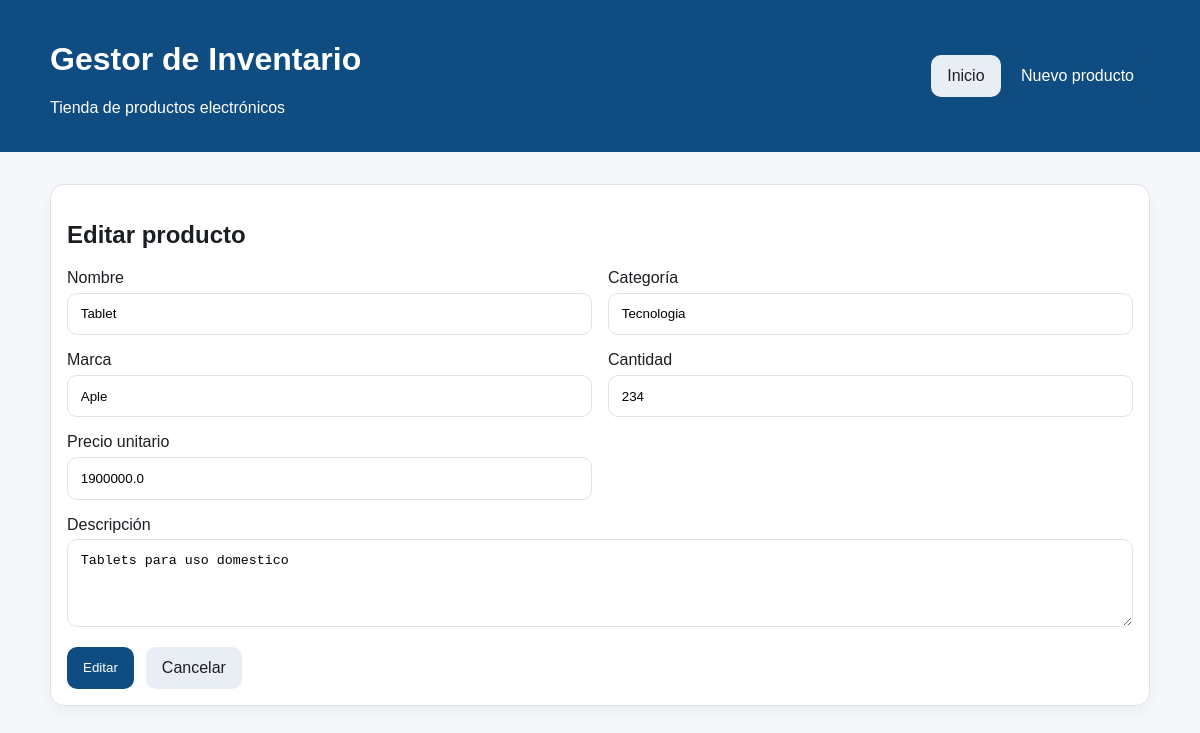
The app's page /editar/3 with its own data.
### tables this page shows
CREATE TABLE productos (
                id INTEGER PRIMARY KEY AUTOINCREMENT,
                nombre TEXT NOT NULL,
                categoria TEXT NOT NULL,
                marca TEXT NOT NULL,
                cantidad INTEGER NOT NULL CHECK(cantidad >= 0),
                precio REAL NOT NULL CHECK(precio >= 0),
                descripcion TEXT,
                created_at TIMESTAMP DEFAULT CURRENT_TIMESTAMP
            );

### app.py (the view, shortened to what this page needs)
@app.route("/editar/<int:product_id>", methods=["GET", "POST"])
def editar_producto(product_id: int) -> str:
    producto = get_product(product_id)
    if producto is None:
        flash("El producto solicitado no existe.", "error")
        return redirect(url_for("index"))
    return render_template("form.html", producto=producto, accion="Editar")

### app.py (called while the page is built)
def get_db() -> sqlite3.Connection:
    if "db" not in g:
        g.db = sqlite3.connect(app.config["DATABASE"])
        g.db.row_factory = sqlite3.Row
    return g.db

def get_product(product_id: int) -> sqlite3.Row | None:
    db = get_db()
    return db.execute("SELECT * FROM productos WHERE id = ?", (product_id,)).fetchone()

@app.context_processor
def inject_helpers() -> dict[str, Any]:
    return {
        "iva_rate": IVA_RATE,
        "precio_con_iva": lambda precio: round(precio * (1 + IVA_RATE), 2),
        "valor_total": lambda cantidad, precio: round(cantidad * precio, 2),
    }

### templates/form.html (shortened to what this page needs)
{% extends 'base.html' %}
{% block content %}
<section class="card form-card">
    <h2>{{ accion }} producto</h2>
    <form method="post" class="grid-form">
        <label>
            Nombre
            <input type="text" name="nombre" value="{{ producto.nombre }}" required>
        </label>
        <label>
            Categoría
            <input type="text" name="categoria" value="{{ producto.categoria }}" required>
        </label>
        <label>
            Marca
            <input type="text" name="marca" value="{{ producto.marca }}" required>
        </label>
        <label>
            Cantidad
            <input type="number" name="cantidad" min="0" value="{{ producto.cantidad }}" required>
        </label>
        <label>
            Precio unitario
            <input type="number" name="precio" min="0" step="0.01" value="{{ producto.precio }}" required>
        </label>
        <label class="full-width">
            Descripción
            <textarea name="descripcion" rows="4">{{ producto.descripcion }}</textarea>
        </label>
        <div class="full-width button-row">
            <button type="submit" class="btn">{{ accion }}</button>
            <a href="{{ url_for('index') }}" class="btn btn-light">Cancelar</a>
        </div>
    </form>
</section>
{% endblock %}

### static/styles.css (style rules this page uses)
:root { --primary: #0f4c81; --secondary: #1b1f24; --bg: #f5f7fb; --surface: #ffffff; --border: #dce3ed; --success: #dff5e6; --error: #ffe0e0; --warning: #fff2d8; }
* { box-sizing: border-box; }
body { margin: 0; font-family: Arial, Helvetica, sans-serif; background: var(--bg); color: var(--secondary); }
.card { background: var(--surface); border: 1px solid var(--border); border-radius: 14px; padding: 1rem; margin-bottom: 1rem; box-shadow: 0 8px 18px rgba(0,0,0,.04); }
.btn { display: inline-block; background: var(--primary); color: white; text-decoration: none; border: none; border-radius: 10px; padding: .75rem 1rem; cursor: pointer; }
.btn-light { background: #e9eef5; color: var(--secondary); }
input, textarea { width: 100%; padding: .8rem; border: 1px solid var(--border); border-radius: 10px; margin-top: .35rem; }
.grid-form { display: grid; grid-template-columns: repeat(2, 1fr); gap: 1rem; }
.full-width { grid-column: 1 / -1; }
.button-row { display: flex; gap: .75rem; flex-wrap: wrap; }

### records on screen
productos: nombre "Tablet", categoria "Tecnologia", marca "Aple", cantidad "234", precio "1900000.0", descripcion "Tablets para uso domestico"

### other values on screen
{{ accion }} "Editar"
